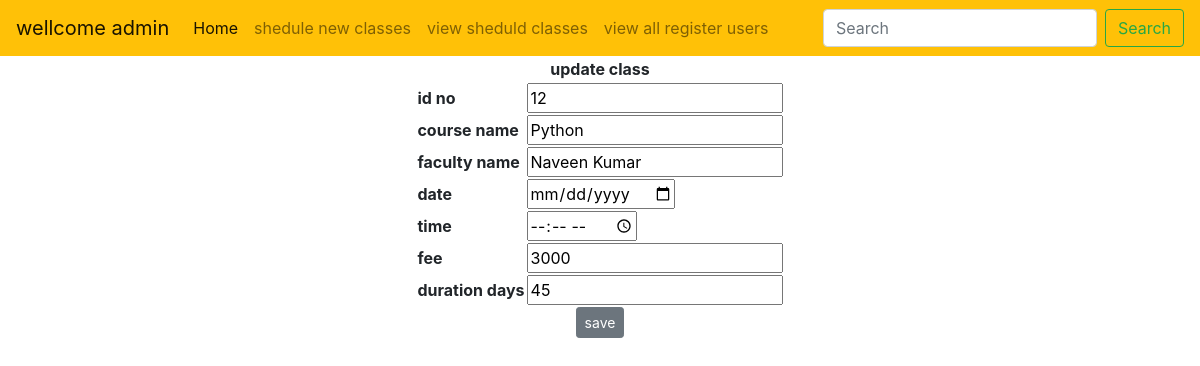
The page /update_shedule_classes/?upda=12 on the database its author committed.
### app0101/models.py (models this page shows, shortened)
class new_shedule_class_model(models.Model):
    idno = models.AutoField(primary_key=True)
    name = models.CharField(max_length=100)
    faculty_name = models.CharField(max_length=100)
    date = models.DateField(max_length=100)
    time = models.TimeField(max_length=100)
    fee = models.IntegerField()
    durtion_days = models.IntegerField()

### app0101/views.py (the view)
# urls.py: path('update_shedule_classes/',views.update_shedule_classes,name='update_shedule_classes'),
def update_shedule_classes(request):
    iddata = request.GET.get('upda')
    dta = new_shedule_class_model.objects.get(idno=iddata)
    formss = shedule_classess
    return render(request, 'update_shedule_classes.html', {'data':dta,'sforms':formss})

### templates/update_shedule_classes.html (shortened to what this page needs)
{% extends 'admin_common_page.html' %}
{% block acomn %}
    <form action="{% url 'update_shedule_classes_sucess' %}" method="post">
    <table align="center" border="0">
        <tr>
            <th colspan="5" style="text-align: center">
                update class
            </th>
        </tr>
    <tr>
            <th>
                id no
            </th>
        <th>
            <input type="number"value="{{ data.idno }}" name="u" readonly>
        </th>
    </tr>
    <tr>
            <th>
                course name
            </th>
        <th>
           <input type="text" value="{{ data.name }}"  readonly name="uo">
        </th>
    </tr>
    <tr>
        <th>
            faculty name
        </th>
        <th>
            <input type="text" value="{{ data.faculty_name }}" name="u1">
        </th>
    </tr>
        <tr>
            <th>
                date
            </th>
        <th>
            <input type="date" value="{{ data.date }}" name="u2"  pattern="\d{1,2}/\d{1,2}/\d{4}" required>
        </th>
    </tr>
        <tr>
            <th>
                time
            </th>
        <th>
            <input type="time" value="{{ data.time }}" name="u3" required>
        </th>
    </tr>
        <tr>
            <th>
                fee
            </th>
        <th>
            <input type="number" value="{{ data.fee }}" name="u4">
        </th>
    </tr>
        <tr>
            <th>
                duration days
            </th>
        <th>
            <input type="number" value="{{ data.durtion_days }}" name="u5">
        </th>
    </tr>
        <tr>
    <th colspan="5" style="text-align: center">
        <button type="submit" class="btn btn-secondary btn-sm">save</button>
    </th>
</tr>
    </table>
{% endblock %}

### rows shown on the page
new_shedule_class_model: uo "Python", u1 "Naveen Kumar", u4 "3000", u5 "45"
